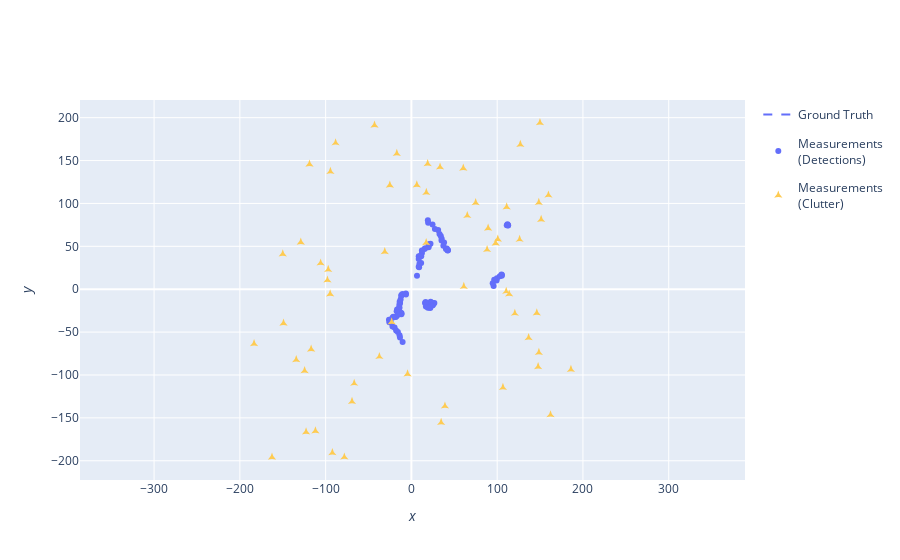

Notebook code cell kept with this figure:
### Markdown cell above
### Generate detections with clutter
Next, generate detections with clutter just as in the previous tutorial. The clutter is
assumed to be uniformly distributed across the entire field of view, here assumed to
be the space where $x \in [-200, 200]$ and $y \in [-200, 200]$.

### Code cell
# Make the measurement model
from stonesoup.models.measurement.linear import LinearGaussian
measurement_model = LinearGaussian(
    ndim_state=4,
    mapping=(0, 2),
    noise_covar=np.array([[0.75, 0],
                          [0, 0.75]])
    )


# Generate detections and clutter

from scipy.stats import uniform

from stonesoup.types.detection import TrueDetection
from stonesoup.types.detection import Clutter

all_measurements = []
# The probability detection and clutter rate play key roles in the posterior intensity.
# They can be changed to see their effect.
probability_detection = 0.9
clutter_rate = 3.0

for k in range(number_steps):
    measurement_set = set()
    timestamp = start_time + timedelta(seconds=k)

    for truth in truths:
        try:
            truth_state = truth[timestamp]
        except IndexError:
            # This truth not alive at this time. Skip this iteration of the for loop.
            continue

        # Generate actual detection from the state with a 10% chance that no detection is received.
        if np.random.rand() <= probability_detection:
            # Generate actual detection from the state
            measurement = measurement_model.function(truth_state, noise=True)
            measurement_set.add(TrueDetection(state_vector=measurement,
                                              groundtruth_path=truth,
                                              timestamp=truth_state.timestamp,
                                              measurement_model=measurement_model))

    # Generate clutter at this time-step
    for _ in range(np.random.poisson(clutter_rate)):
        x = uniform.rvs(-200, 400)
        y = uniform.rvs(-200, 400)
        measurement_set.add(Clutter(np.array([[x], [y]]), timestamp=timestamp,
                                    measurement_model=measurement_model))

    all_measurements.append(measurement_set)



# Plot true detections and clutter.
plotter.plot_measurements(all_measurements, [0, 2])
plotter.fig
